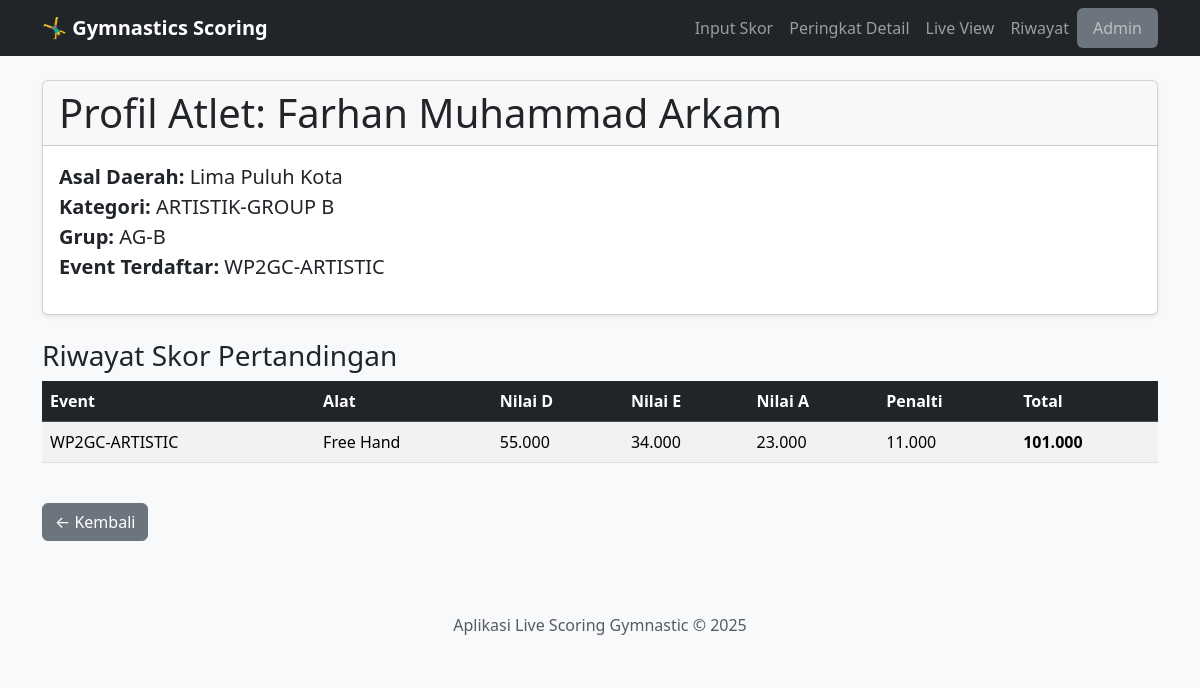
The app's page /peserta/11, older data.
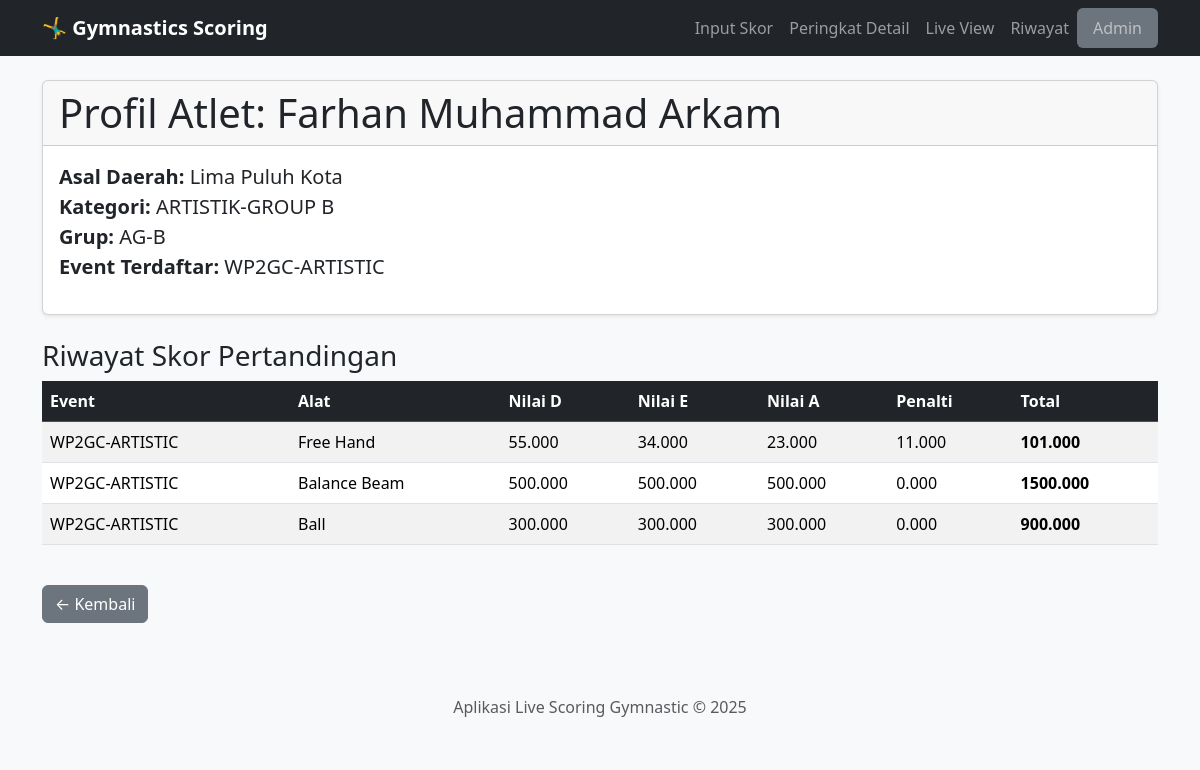
The same page, newer data.
### app.py (models this page shows)
class Skor(db.Model):
    id = db.Column(db.Integer, primary_key=True)
    event_id = db.Column(db.Integer, db.ForeignKey('event.id'), nullable=False)
    peserta_id = db.Column(db.Integer, db.ForeignKey('peserta.id'), nullable=False)
    alat_id = db.Column(db.Integer, db.ForeignKey('alat.id'), nullable=False)
    nilai_d = db.Column(db.Float, nullable=False, default=0.0)
    nilai_e = db.Column(db.Float, nullable=False, default=0.0)
    nilai_a = db.Column(db.Float, nullable=False, default=0.0)
    penalti = db.Column(db.Float, nullable=False, default=0.0)
    total_nilai = db.Column(db.Float, nullable=False, default=0.0)
    sesi_pertandingan = db.Column(db.String(100), default="current")
    event = db.relationship('Event', backref=db.backref('skor', lazy=True, cascade="all, delete"))
    peserta = db.relationship('Peserta', backref=db.backref('skor', lazy=True, cascade="all, delete"))
    alat = db.relationship('Alat')

class Event(db.Model):
    id = db.Column(db.Integer, primary_key=True)
    nama = db.Column(db.String(200), nullable=False)
    tanggal = db.Column(db.Date, nullable=False)
    is_active = db.Column(db.Boolean, default=False, nullable=False)

class Alat(db.Model):
    id = db.Column(db.Integer, primary_key=True)
    nama = db.Column(db.String(100), unique=True, nullable=False)

### app.py (the view)
@app.route('/peserta/<int:peserta_id>')
def profil_peserta(peserta_id):
    peserta = Peserta.query.get_or_404(peserta_id)
    skor_peserta = Skor.query.filter_by(peserta_id=peserta.id)\
        .join(Event).order_by(Event.tanggal.desc()).all()
    return render_template('profil_peserta.html', peserta=peserta, skor_list=skor_peserta)

### templates/profil_peserta.html (shortened to what this page needs)
{% extends 'layout.html' %}
{% block content %}
<div class="card shadow-sm mb-4">
    <div class="card-header">
        <h1 class="mb-0">Profil Atlet: {{ peserta.nama }}</h1>
    </div>
    <div class="card-body">
        <p class="fs-5">
            <strong>Asal Daerah:</strong> {{ peserta.daerah.nama }} <br>
            <strong>Kategori:</strong> {{ peserta.kategori.nama }} <br>
            <strong>Grup:</strong> {{ peserta.grup.nama }} <br>
            <strong>Event Terdaftar:</strong> {{ peserta.event.nama }}
        </p>
    </div>
</div>
<h3 class="mt-4">Riwayat Skor Pertandingan</h3>
<div class="table-responsive">
    <table class="table table-striped table-hover">
        <thead class="table-dark">
            <tr>
                <th>Event</th>
                <th>Alat</th>
                <th>Nilai D</th>
                <th>Nilai E</th>
                <th>Nilai A</th>
                <th>Penalti</th>
                <th>Total</th>
            </tr>
        </thead>
        <tbody>
            {% for skor in skor_list %}
            <tr>
                <td>{{ skor.event.nama }}</td>
                <td>{{ skor.alat.nama }}</td>
                <td>{{ "%.3f"|format(skor.nilai_d) }}</td>
                <td>{{ "%.3f"|format(skor.nilai_e) }}</td>
                <td>{{ "%.3f"|format(skor.nilai_a) }}</td>
                <td>{{ "%.3f"|format(skor.penalti) }}</td>
                <td><strong>{{ "%.3f"|format(skor.total_nilai) }}</strong></td>
            </tr>
            {% else %}
            <tr><td colspan="7" class="text-center">Atlet ini belum memiliki catatan skor.</td></tr>
            {% endfor %}
        </tbody>
    </table>
</div>
<div class="mt-4">
    <a href="javascript:history.back()" class="btn btn-secondary">&larr; Kembali</a>
</div>
{% endblock %}

Row changes from the older to the newer data that the page shows:
added Skor: event.nama "WP2GC-ARTISTIC", alat.nama "Balance Beam", nilai_d "500.000", nilai_e "500.000", nilai_a "500.000", penalti "0.000", total_nilai "1500.000"
added Skor: event.nama "WP2GC-ARTISTIC", alat.nama "Ball", nilai_d "300.000", nilai_e "300.000", nilai_a "300.000", penalti "0.000", total_nilai "900.000"
